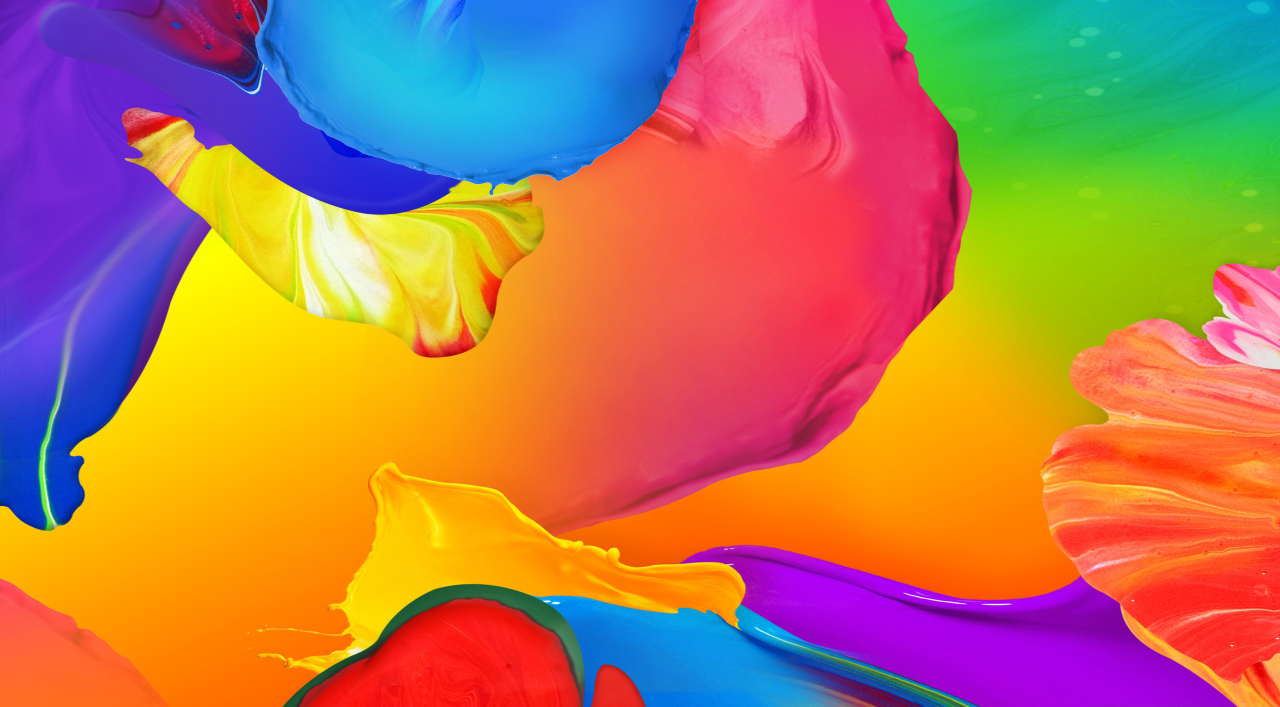
#> input picture Computer Vision & Internet of Things/colorful.jpg, 2560 x 1413 px (shown at 1/2 size)
$ jupyter execute --allow-errors CVIT2.ipynb   (shell and % lines are left out)
#> lines starting #> are read from the running program, lines starting #| are printed output that depends on the picture
# GRIP - The Sparks Foundation

## Author: Anirudh Roy

## Task 2: Color Identification in Images

Implement an image color detector which identifies all the colors in an image or video.

[cell 1]
import cv2
import numpy as np
import pandas as pd

**The Picture used:**

[cell 2]
img_path = "colorful.jpg"
from  matplotlib import pyplot as plt

im = cv2.imread(img_path,1)
#> im is the input picture: shape (1413, 2560, 3); mean B, G, R 87.6, 120.6, 181
im2 = im[:,:,::-1]
plt.imshow(im2)
plt.show()

[cell 3]
img = cv2.imread(img_path)
img=cv2.resize(img,(700,500))
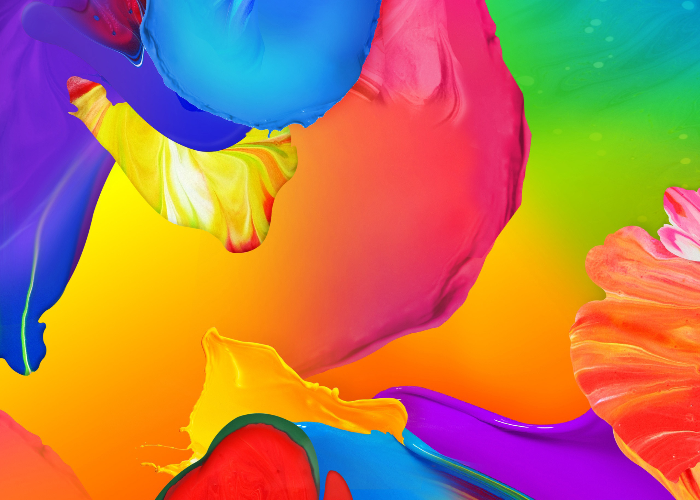
#> img: shape (500, 700, 3); mean B, G, R 87.5, 120.5, 180.9

clicked = False
r = g = b = xpos = ypos = 0

#Reading csv file with pandas and giving names to each column
index=["color","color_name","hex","R","G","B"]
csv = pd.read_csv('colors.csv', names=index, header=None)
#> (reads Computer Vision & Internet of Things/colors.csv from the repository)

#function to calculate minimum distance from all colors and get the most matching color
def getColorName(R,G,B):
    minimum = 10000
    for i in range(len(csv)):
        d = abs(R- int(csv.loc[i,"R"])) + abs(G- int(csv.loc[i,"G"]))+ abs(B- int(csv.loc[i,"B"]))
        if(d<=minimum):
            minimum = d
            cname = csv.loc[i,"color_name"]
    return cname

#function to get x,y coordinates of mouse double click
def draw_function(event, x,y,flags,param):
    if event == cv2.EVENT_LBUTTONDBLCLK:
        global b,g,r,xpos,ypos, clicked
        clicked = True
        xpos = x
        ypos = y
        b,g,r = img[y,x]
        b = int(b)
        g = int(g)
        r = int(r)
cv2.namedWindow('Color detection')
cv2.setMouseCallback('Color detection',draw_function)

while(1):

    cv2.imshow("Color detection",img)
    if (clicked):

        #cv2.rectangle(image, startpoint, endpoint, color, thickness)-1 fills entire rectangle
        cv2.rectangle(img,(20,20), (750,60), (b,g,r), -1)

        #Creating text string to display( Color name and RGB values )
        text = getColorName(r,g,b) + ' R='+ str(r) +  ' G='+ str(g) +  ' B='+ str(b)

        #cv2.putText(img,text,start,font(0-7),fontScale,color,thickness,lineType )
        cv2.putText(img, text,(50,50),2,0.8,(255,255,255),2,cv2.LINE_AA)

        #For very light colours we will display text in black colour
        if(r+g+b>=600):
            cv2.putText(img, text,(50,50),2,0.8,(0,0,0),2,cv2.LINE_AA)

        clicked=False

    if cv2.waitKey(20) & 0xFF ==27:
#> (key Esc is pressed here)
        break

#> (the rest of this cell did not finish here and is left out)
